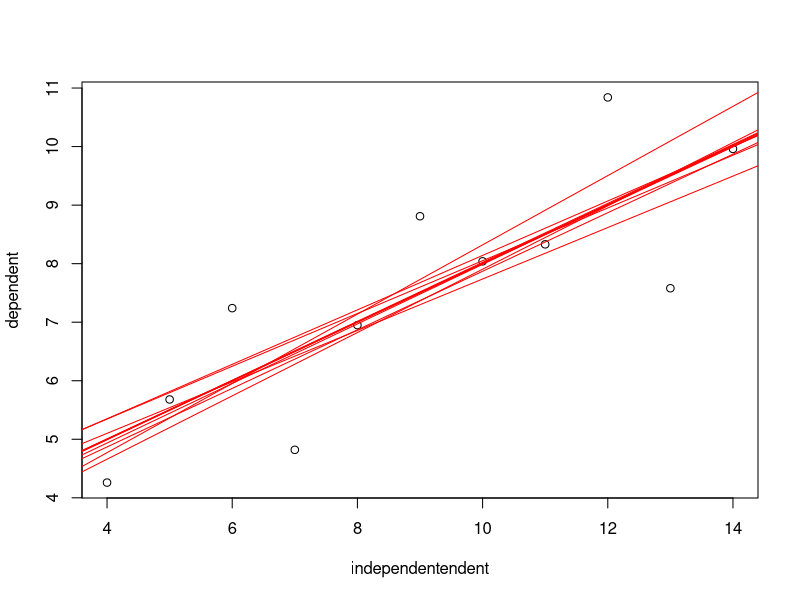

This figure's R source:
# da-06
# MOC - Data Analysis (T. Nauss, C. Reudenbach)
# Images for slides
# 
# The code used for this visualization has been posted by Todos Logos on 
# Rbloggers
# https://www.r-bloggers.com/how-to-plot-points-regression-line-and-residuals/

library(calibrate)

independentendent <- anscombe$x1
dependent <- anscombe$y1

plot(independentendent, dependent)
for(i in seq(length(independentendent))){
  abline(lm(dependent[-i] ~ independentendent[-i]), col = "red")
}

dev.copy(jpeg,
         'D:/active/moc/msc-phygeo-data-analysis/scripts/msc-phygeo-data_management/src/slides/cross_validation.jpg', quality = 100)
dev.off()
